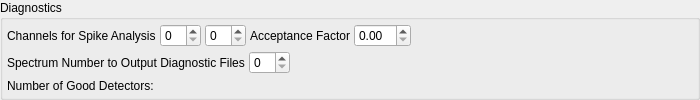
               <widget class="QGroupBox" name="otherGroupBox">
                <property name="sizePolicy">
                 <sizepolicy hsizetype="Expanding" vsizetype="Minimum">
                  <horstretch>0</horstretch>
                  <verstretch>0</verstretch>
                 </sizepolicy>
                </property>
                <property name="minimumSize">
                 <size>
                  <width>700</width>
                  <height>0</height>
                 </size>
                </property>
                <property name="maximumSize">
                 <size>
                  <width>16777215</width>
                  <height>16777215</height>
                 </size>
                </property>
                <property name="title">
                 <string>Diagnostics</string>
                </property>
                <layout class="QVBoxLayout" name="verticalLayout_6">
                 <property name="spacing">
                  <number>4</number>
                 </property>
                 <property name="leftMargin">
                  <number>4</number>
                 </property>
                 <property name="topMargin">
                  <number>4</number>
                 </property>
                 <property name="rightMargin">
                  <number>4</number>
                 </property>
                 <property name="bottomMargin">
                  <number>4</number>
                 </property>
                 <item>
                  <layout class="QHBoxLayout" name="horizontalLayout_10">
                   <item>
                    <widget class="QLabel" name="channelNosLabel">
                     <property name="sizePolicy">
                      <sizepolicy hsizetype="Preferred" vsizetype="Preferred">
                       <horstretch>0</horstretch>
                       <verstretch>0</verstretch>
                      </sizepolicy>
                     </property>
                     <property name="minimumSize">
                      <size>
                       <width>0</width>
                       <height>0</height>
                      </size>
                     </property>
                     <property name="maximumSize">
                      <size>
                       <width>16777215</width>
                       <height>16777215</height>
                      </size>
                     </property>
                     <property name="text">
                      <string>Channels for Spike Analysis</string>
                     </property>
                    </widget>
                   </item>
                   <item>
                    <widget class="QSpinBox" name="channelNoASpinBox">
                     <property name="sizePolicy">
                      <sizepolicy hsizetype="Minimum" vsizetype="Preferred">
                       <horstretch>0</horstretch>
                       <verstretch>0</verstretch>
                      </sizepolicy>
                     </property>
                     <property name="minimumSize">
                      <size>
                       <width>0</width>
                       <height>0</height>
                      </size>
                     </property>
                     <property name="maximumSize">
                      <size>
                       <width>16777215</width>
                       <height>16777215</height>
                      </size>
                     </property>
                    </widget>
                   </item>
                   <item>
                    <widget class="QSpinBox" name="channelNoBSpinBox">
                     <property name="sizePolicy">
                      <sizepolicy hsizetype="Minimum" vsizetype="Preferred">
                       <horstretch>0</horstretch>
                       <verstretch>0</verstretch>
                      </sizepolicy>
                     </property>
                     <property name="minimumSize">
                      <size>
                       <width>0</width>
                       <height>0</height>
                      </size>
                     </property>
                     <property name="maximumSize">
                      <size>
                       <width>16777215</width>
                       <height>16777215</height>
                      </size>
                     </property>
                    </widget>
                   </item>
                   <item>
                    <widget class="QLabel" name="acceptanceFactorLabel">
                     <property name="sizePolicy">
                      <sizepolicy hsizetype="Preferred" vsizetype="Preferred">
                       <horstretch>0</horstretch>
                       <verstretch>0</verstretch>
                      </sizepolicy>
                     </property>
                     <property name="minimumSize">
                      <size>
                       <width>0</width>
                       <height>0</height>
                      </size>
                     </property>
                     <property name="text">
                      <string>Acceptance Factor</string>
                     </property>
                    </widget>
                   </item>
                   <item>
                    <widget class="ExponentialSpinBox" name="acceptanceFactorSpinBox">
                     <property name="sizePolicy">
                      <sizepolicy hsizetype="Minimum" vsizetype="Preferred">
                       <horstretch>0</horstretch>
                       <verstretch>0</verstretch>
                      </sizepolicy>
                     </property>
                     <property name="minimumSize">
                      <size>
                       <width>0</width>
                       <height>0</height>
                      </size>
                     </property>
                     <property name="maximumSize">
                      <size>
                       <width>16777215</width>
                       <height>16777215</height>
                      </size>
                     </property>
                    </widget>
                   </item>
                   <item>
                    <spacer name="horizontalSpacer_3">
                     <property name="orientation">
                      <enum>Qt::Horizontal</enum>
                     </property>
                     <property name="sizeType">
                      <enum>QSizePolicy::MinimumExpanding</enum>
                     </property>
                     <property name="sizeHint" stdset="0">
                      <size>
                       <width>40</width>
                       <height>20</height>
                      </size>
                     </property>
                    </spacer>
                   </item>
                  </layout>
                 </item>
                 <item>
                  <layout class="QHBoxLayout" name="horizontalLayout_14">
                   <item>
                    <widget class="QLabel" name="outputDiagSpectrumLabel">
                     <property name="sizePolicy">
                      <sizepolicy hsizetype="Minimum" vsizetype="Preferred">
                       <horstretch>0</horstretch>
                       <verstretch>0</verstretch>
                      </sizepolicy>
                     </property>
                     <property name="minimumSize">
                      <size>
                       <width>0</width>
                       <height>0</height>
                      </size>
                     </property>
                     <property name="text">
                      <string>Spectrum Number to Output Diagnostic Files</string>
                     </property>
                    </widget>
                   </item>
                   <item>
                    <widget class="QSpinBox" name="outputDiagSpectrumSpinBox">
                     <property name="sizePolicy">
                      <sizepolicy hsizetype="Minimum" vsizetype="Preferred">
                       <horstretch>0</horstretch>
                       <verstretch>0</verstretch>
                      </sizepolicy>
                     </property>
                     <property name="minimumSize">
                      <size>
                       <width>0</width>
                       <height>0</height>
                      </size>
                     </property>
                     <property name="maximumSize">
                      <size>
                       <width>16777215</width>
                       <height>16777215</height>
                      </size>
                     </property>
                    </widget>
                   </item>
                   <item>
                    <spacer name="horizontalSpacer_7">
                     <property name="orientation">
                      <enum>Qt::Horizontal</enum>
                     </property>
                     <property name="sizeHint" stdset="0">
                      <size>
                       <width>88</width>
                       <height>20</height>
                      </size>
                     </property>
                    </spacer>
                   </item>
                  </layout>
                 </item>
                 <item>
                  <widget class="QLabel" name="goodDetectorsLabel">
                   <property name="text">
                    <string>Number of Good Detectors: </string>
                   </property>
                  </widget>
                 </item>
                </layout>
               </widget>
